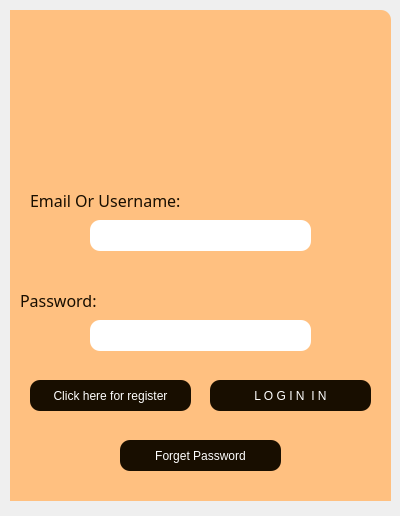
<?xml version="1.0" encoding="UTF-8"?>
<ui version="4.0">
 <class>LOG_FORM</class>
 <widget class="QWidget" name="LOG_FORM">
  <property name="geometry">
   <rect>
    <x>0</x>
    <y>0</y>
    <width>400</width>
    <height>516</height>
   </rect>
  </property>
  <property name="windowTitle">
   <string>Form</string>
  </property>
  <widget class="QStackedWidget" name="Stack_back">
   <property name="geometry">
    <rect>
     <x>10</x>
     <y>10</y>
     <width>381</width>
     <height>491</height>
    </rect>
   </property>
   <property name="currentIndex">
    <number>0</number>
   </property>
   <widget class="QWidget" name="Login_Page">
    <widget class="QFrame" name="frame">
     <property name="geometry">
      <rect>
       <x>-10</x>
       <y>0</y>
       <width>391</width>
       <height>501</height>
      </rect>
     </property>
     <property name="styleSheet">
      <string notr="true">QFrame {	
	background-color: rgb(255,192, 128);	
	color: rgb(220, 220, 220);
	border-radius: 10px;
}</string>
     </property>
     <property name="frameShape">
      <enum>QFrame::StyledPanel</enum>
     </property>
     <property name="frameShadow">
      <enum>QFrame::Raised</enum>
     </property>
     <widget class="QLabel" name="label">
      <property name="geometry">
       <rect>
        <x>90</x>
        <y>20</y>
        <width>221</width>
        <height>141</height>
       </rect>
      </property>
      <property name="font">
       <font>
        <family>Viner Hand ITC</family>
        <pointsize>20</pointsize>
       </font>
      </property>
      <property name="styleSheet">
       <string notr="true">color: rgb(24, 14, 0);
	border-style: none;</string>
      </property>
      <property name="text">
       <string/>
      </property>
      <property name="pixmap">
       <pixmap resource="RES.qrc">:/RES/logo.png</pixmap>
      </property>
      <property name="scaledContents">
       <bool>true</bool>
      </property>
      <property name="alignment">
       <set>Qt::AlignCenter</set>
      </property>
     </widget>
     <widget class="QLineEdit" name="lineEdit">
      <property name="geometry">
       <rect>
        <x>90</x>
        <y>210</y>
        <width>221</width>
        <height>31</height>
       </rect>
      </property>
      <property name="styleSheet">
       <string notr="true">background-color: rgb(255,255,255);
	color: rgb(24, 12, 0);
	border-style: none;
	border-radius: 10px;
	</string>
      </property>
     </widget>
     <widget class="QLineEdit" name="lineEdit_2">
      <property name="geometry">
       <rect>
        <x>90</x>
        <y>310</y>
        <width>221</width>
        <height>31</height>
       </rect>
      </property>
      <property name="styleSheet">
       <string notr="true">background-color: rgb(255,255,255);
	color: rgb(24, 12,0);
	border-style: none;
	border-radius: 10px;
	</string>
      </property>
      <property name="echoMode">
       <enum>QLineEdit::Password</enum>
      </property>
     </widget>
     <widget class="QLabel" name="label_2">
      <property name="geometry">
       <rect>
        <x>30</x>
        <y>180</y>
        <width>191</width>
        <height>21</height>
       </rect>
      </property>
      <property name="font">
       <font>
        <family>Viner Hand ITC</family>
        <pointsize>12</pointsize>
        <weight>50</weight>
        <bold>false</bold>
       </font>
      </property>
      <property name="styleSheet">
       <string notr="true">color: rgb(24, 14, 0);
	border-style: none;</string>
      </property>
      <property name="text">
       <string>Email Or Username:</string>
      </property>
     </widget>
     <widget class="QLabel" name="label_3">
      <property name="geometry">
       <rect>
        <x>20</x>
        <y>280</y>
        <width>91</width>
        <height>20</height>
       </rect>
      </property>
      <property name="font">
       <font>
        <family>Viner Hand ITC</family>
        <pointsize>12</pointsize>
       </font>
      </property>
      <property name="styleSheet">
       <string notr="true">
	color: rgb(24, 14, 0);
	border-style: none;

	</string>
      </property>
      <property name="text">
       <string>Password:</string>
      </property>
     </widget>
     <widget class="QToolButton" name="toolButton_2">
      <property name="geometry">
       <rect>
        <x>210</x>
        <y>370</y>
        <width>161</width>
        <height>31</height>
       </rect>
      </property>
      <property name="styleSheet">
       <string notr="true">background-color: rgb(24,14,0);
	color: rgb(255, 255, 255);
	border-style: none;
	border-radius: 10px;
	text-align: center;</string>
      </property>
      <property name="text">
       <string>L O G I N  I N</string>
      </property>
     </widget>
     <widget class="QToolButton" name="toolButton_4">
      <property name="geometry">
       <rect>
        <x>30</x>
        <y>370</y>
        <width>161</width>
        <height>31</height>
       </rect>
      </property>
      <property name="styleSheet">
       <string notr="true">background-color: rgb(24,14,0);
	color: rgb(255, 255, 255);
	border-style: none;
	border-radius: 10px;
	text-align: center;</string>
      </property>
      <property name="text">
       <string>Click here for register</string>
      </property>
     </widget>
     <widget class="QToolButton" name="toolButton_5">
      <property name="geometry">
       <rect>
        <x>120</x>
        <y>430</y>
        <width>161</width>
        <height>31</height>
       </rect>
      </property>
      <property name="styleSheet">
       <string notr="true">background-color: rgb(24,14,0);
	color: rgb(255, 255, 255);
	border-style: none;
	border-radius: 10px;
	text-align: center;</string>
      </property>
      <property name="text">
       <string>Forget Password</string>
      </property>
     </widget>
    </widget>
   </widget>
   <widget class="QWidget" name="Register_Page">
    <widget class="QFrame" name="frame_2">
     <property name="geometry">
      <rect>
       <x>0</x>
       <y>0</y>
       <width>381</width>
       <height>501</height>
      </rect>
     </property>
     <property name="styleSheet">
      <string notr="true">QFrame {	
	background-color: rgb(255,192, 128);	
	color: rgb(220, 220, 220);
	border-radius: 10px;
}</string>
     </property>
     <property name="frameShape">
      <enum>QFrame::StyledPanel</enum>
     </property>
     <property name="frameShadow">
      <enum>QFrame::Raised</enum>
     </property>
     <widget class="QLineEdit" name="lineEdit_3">
      <property name="geometry">
       <rect>
        <x>40</x>
        <y>210</y>
        <width>291</width>
        <height>31</height>
       </rect>
      </property>
      <property name="styleSheet">
       <string notr="true">background-color: rgb(255,255,255);
	color: rgb(24, 12, 0);
	border-style: none;
	border-radius: 10px;
	</string>
      </property>
      <property name="text">
       <string/>
      </property>
      <property name="placeholderText">
       <string>Fullname</string>
      </property>
     </widget>
     <widget class="QLineEdit" name="lineEdit_4">
      <property name="geometry">
       <rect>
        <x>40</x>
        <y>260</y>
        <width>291</width>
        <height>31</height>
       </rect>
      </property>
      <property name="styleSheet">
       <string notr="true">background-color: rgb(255,255,255);
	color: rgb(24, 12, 0);
	border-style: none;
	border-radius: 10px;
	</string>
      </property>
      <property name="placeholderText">
       <string>Username</string>
      </property>
     </widget>
     <widget class="QLineEdit" name="lineEdit_5">
      <property name="geometry">
       <rect>
        <x>40</x>
        <y>300</y>
        <width>291</width>
        <height>31</height>
       </rect>
      </property>
      <property name="styleSheet">
       <string notr="true">background-color: rgb(255,255,255);
	color: rgb(24, 12, 0);
	border-style: none;
	border-radius: 10px;
	</string>
      </property>
      <property name="placeholderText">
       <string>Email</string>
      </property>
     </widget>
     <widget class="QLineEdit" name="lineEdit_6">
      <property name="geometry">
       <rect>
        <x>40</x>
        <y>340</y>
        <width>291</width>
        <height>31</height>
       </rect>
      </property>
      <property name="styleSheet">
       <string notr="true">background-color: rgb(255,255,255);
	color: rgb(24, 12, 0);
	border-style: none;
	border-radius: 10px;
	</string>
      </property>
      <property name="placeholderText">
       <string>Repeat Password</string>
      </property>
     </widget>
     <widget class="QToolButton" name="toolButton">
      <property name="geometry">
       <rect>
        <x>110</x>
        <y>380</y>
        <width>171</width>
        <height>41</height>
       </rect>
      </property>
      <property name="styleSheet">
       <string notr="true">background-color: rgb(24,14,0);
	color: rgb(255, 255, 255);
	border-style: none;
	border-radius: 10px;
	text-align: center;</string>
      </property>
      <property name="text">
       <string>S I G N  U P</string>
      </property>
     </widget>
     <widget class="QLabel" name="label_5">
      <property name="geometry">
       <rect>
        <x>80</x>
        <y>60</y>
        <width>211</width>
        <height>101</height>
       </rect>
      </property>
      <property name="font">
       <font>
        <family>Viner Hand ITC</family>
        <pointsize>20</pointsize>
       </font>
      </property>
      <property name="styleSheet">
       <string notr="true">color: rgb(24, 14, 0);
	border-style: none;</string>
      </property>
      <property name="text">
       <string>Coffee Shop</string>
      </property>
      <property name="scaledContents">
       <bool>true</bool>
      </property>
      <property name="alignment">
       <set>Qt::AlignCenter</set>
      </property>
     </widget>
     <widget class="QToolButton" name="toolButton_3">
      <property name="geometry">
       <rect>
        <x>70</x>
        <y>430</y>
        <width>241</width>
        <height>41</height>
       </rect>
      </property>
      <property name="styleSheet">
       <string notr="true">background-color: rgb(24,14,0);
	color: rgb(255, 255, 255);
	border-style: none;
	border-radius: 10px;
	text-align: center;</string>
      </property>
      <property name="text">
       <string>Already have an account? Click here</string>
      </property>
     </widget>
    </widget>
   </widget>
  </widget>
 </widget>
 <resources>
  <include location="RES.qrc"/>
 </resources>
 <connections/>
</ui>
